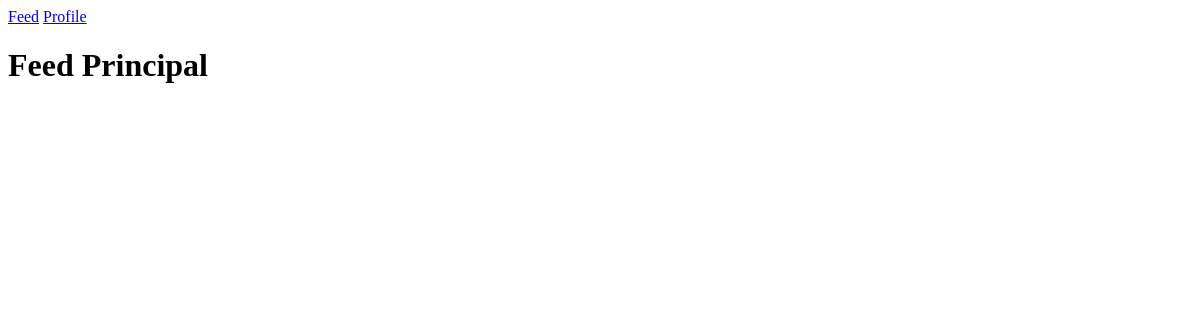
Before: /feed with the older database file.
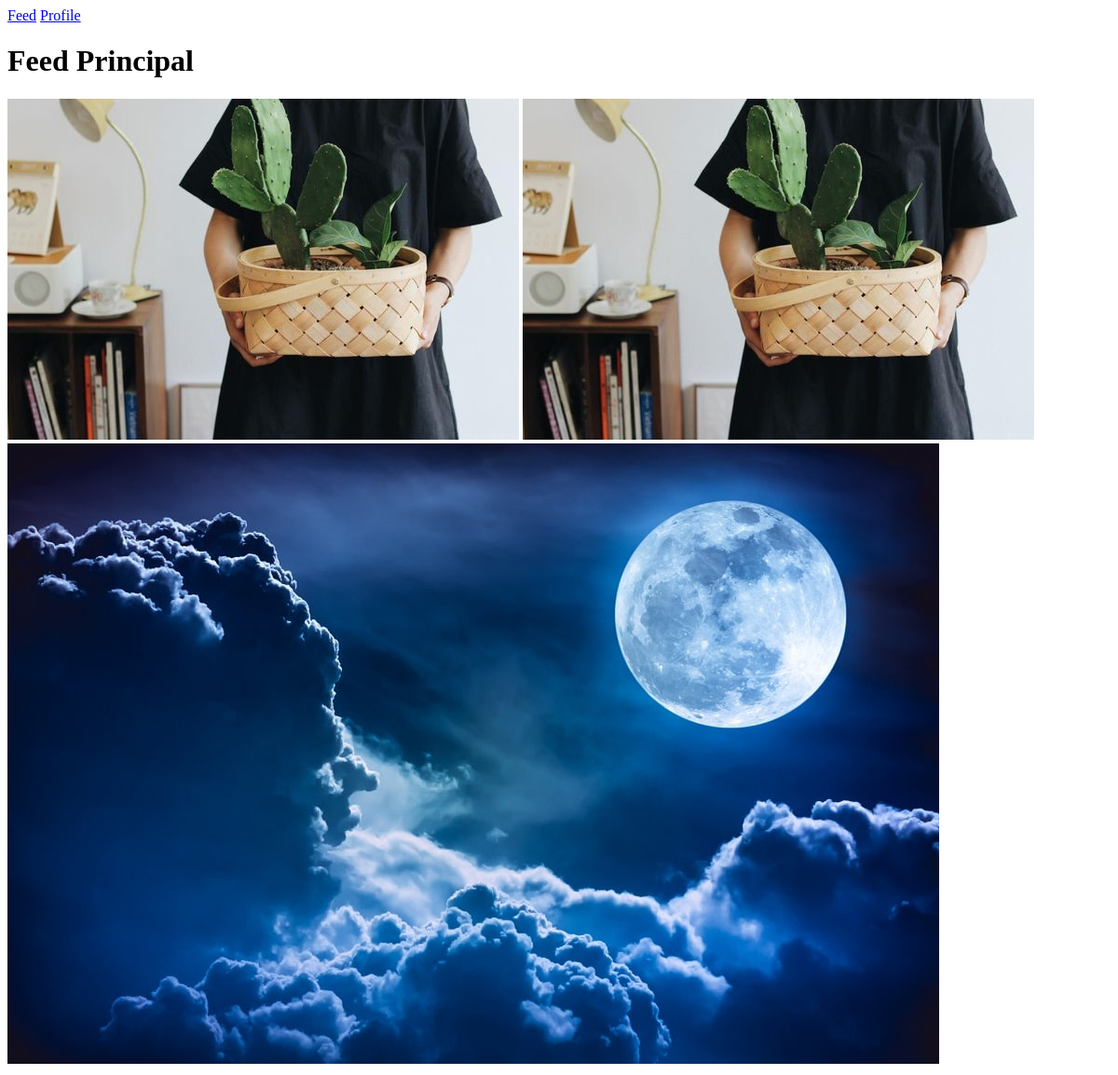
After: the same page with the newer database file.
### fakepinterest/models.py (models this page shows)
class Photo(dataBase.Model):
    id = dataBase.Column(dataBase.Integer, primary_key=True)
    image = dataBase.Column(dataBase.String, default="default.png")
    createDate = dataBase.Column(dataBase.DateTime, nullable=False, default=datetime.utcnow())
    userId = dataBase.Column(dataBase.Integer, dataBase.ForeignKey('user.id'), nullable=False)

### fakepinterest/routes.py (the view)
@app.route("/feed")
def feed():
    photos = Photo.query.order_by(Photo.createDate.desc()).all()
    return render_template("feed.html", photos=photos)

### fakepinterest/templates/feed.html
{%extends "homepage.html"%}
{%block body%}
{%include "navbar.html"%}
<h1>Feed Principal</h1>
{%for photo in photos%}
    <img src="{{url_for('static', filename='photos_posts/{}'.format(photo.image))}}" alt="">
{%endfor%}
{%endblock%}

Changed rows visible on the page:
added Photo: image (picture)
added Photo: image (picture)
added Photo: image (picture)
